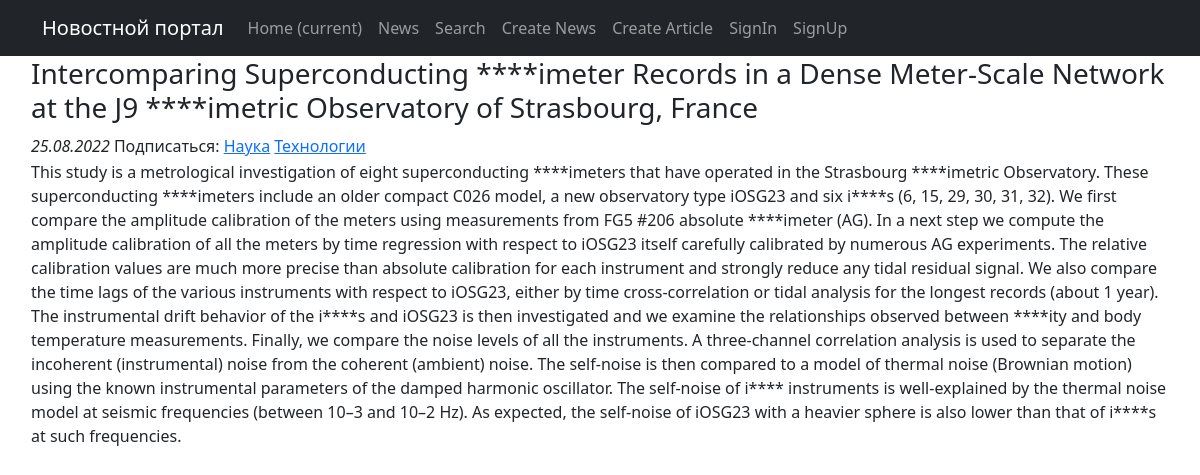
The page /1 on the database its author committed.
### posts/models.py (models this page shows, shortened)
class Post(models.Model):
    paper = 'PA'
    news = 'NE'
    author = models.ForeignKey(Author, on_delete=models.CASCADE)
    post_type = models.CharField(max_length=2, choices=POST_TYPE, default=paper)
    pub_time = models.DateTimeField(auto_now_add=True)
    categories = models.ManyToManyField(Category, through='PostCategory')
    title = models.CharField(max_length=255, default='Введите название')
    text = models.TextField(default='Введите содержание')
    _rating = models.IntegerField(default=0)
    @property
    def rating(self):
        return self._rating

class Category(models.Model):
    category_name = models.CharField(max_length=255, unique=True)
    def __str__(self) -> str:
        return f'{self.category_name}'

### posts/views.py (the view)
# urls.py: path('<int:pk>', PostDetail.as_view(), name='post'),
class PostDetail(DetailView):
    model = Post
    template_name = 'post.html'
    context_object_name = 'post'

### posts/templatetags/custom_filters.py (called while the page is built)
@register.filter()
def censor(value):
    for word in CENSOR_WORDS:
        value = value.replace(word, '*' * len(word))
    return value

### templates/post.html (shortened to what this page needs)
{% extends 'flatpages/default.html' %}
{% load custom_filters %}
{% block content %}
    <table>
        <tr>
            <td>
                <h3>
                    {{ post.title|censor }}
                </h3>
            </td>
        </tr>
        <tr>
            <td>
                <i>
                    {{ post.pub_time|date:'d.m.Y' }}
                </i>
                Подписаться:
                {% for category in post.categories.all %}
                    <a href="subscribe/?category_id={{category.pk}}&path_info={{request.path_info}}">{{category}}</a>
                {% endfor %}
            </td>
        </tr>
        <tr>
            <td>
                {{ post.text|censor }}
            </td>
        </tr>
    </table>
{% endblock content %}

### templates/flatpages/default.html (style rules this page uses)
table { width: 100%; }
td { vertical-align: top; }

### rows shown on the page
Post: title|censor "Intercomparing Superconducting ****imeter Records in a Dense Meter-Scale Network at the J9 ****imetric Observatory of Strasbourg, France", pub_time "25.08.2022", text|censor "This study is a metrological investigation of eight superconducting ****imeters that have operated in the Strasbourg ****imetric Observatory. These superconducting ****imeters include an older compact C026 model, a new observatory type iOSG23 and six i****s (6, 15, 29, 30, 31, 32). We first compare the amplitude calibration of the meters using measurements from FG5 #206 absolute ****imeter (AG). In a next step we compute the amplitude calibration of all the meters by time regression with respect to iOSG23 itself carefully calibrated by numerous AG experiments. The relative calibration values are much more precise than absolute calibration for each instrument and strongly reduce any tidal…"
Category: category_name "Наука"
Category: category_name "Технологии"
